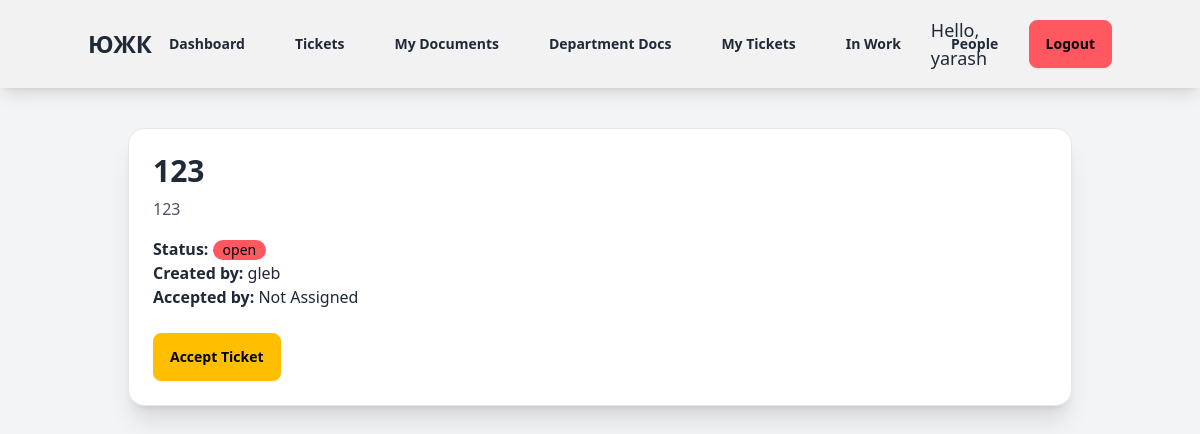
Page /tickets/ticket/12/ (signed in) on the earlier database version.
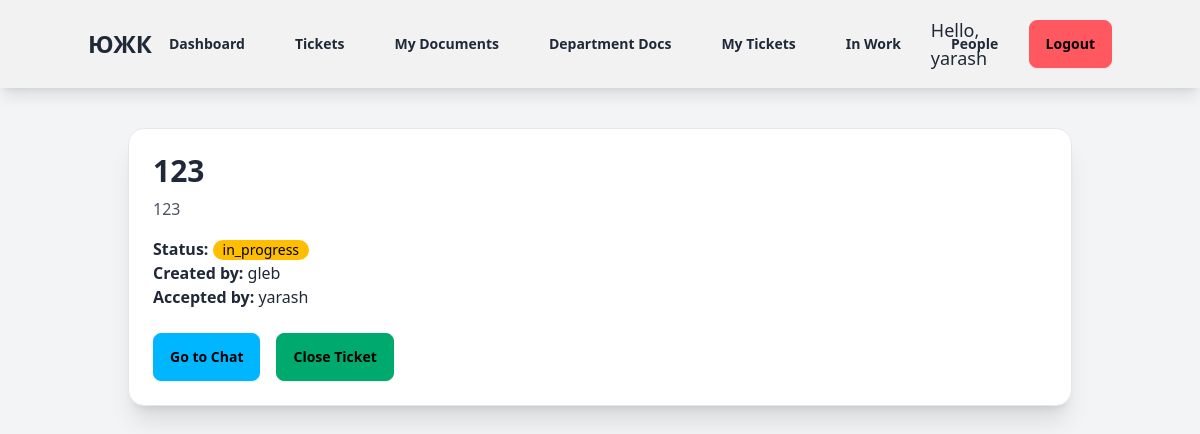
Same page on the later database version.
### tickets/models.py (models this page shows, shortened)
class Ticket(models.Model):
    STATUS_CHOICES = [
        ('open', 'Open'),
        ('in_progress', 'In Progress'),
        ('closed', 'Closed'),
    ]
    title = models.CharField(max_length=200)
    description = models.TextField()
    status = models.CharField(max_length=20, choices=STATUS_CHOICES, default='open')
    created_by = models.ForeignKey(CustomUser, on_delete=models.CASCADE, related_name='tickets_created')
    accepted_by = models.ForeignKey(CustomUser, on_delete=models.CASCADE, related_name='tickets_accepted', null=True, blank=True)
    department = models.ForeignKey(Department, on_delete=models.CASCADE, related_name='tickets', null=True, blank=True)
    position = models.ForeignKey(Position, on_delete=models.CASCADE, related_name='tickets', null=True, blank=True)
    screenshot = models.ImageField(upload_to='tickets/static/ticket_image/', null=True, blank=True)
    due_date = models.DateField(null=True, blank=True)
    created_at = models.DateTimeField(auto_now_add=True)
    updated_at = models.DateTimeField(auto_now=True)

### account/models.py (models this page shows)
class CustomUser(AbstractUser):
    department = models.ForeignKey(Department, on_delete=models.SET_NULL, null=True, blank=True)
    position = models.ForeignKey(Position, on_delete=models.SET_NULL, null=True, blank=True, related_name="users")

### tickets/views.py (the view)
# urls.py: path('ticket/<int:ticket_id>/', views.ticket_detail, name='ticket_detail'),
@login_required
def ticket_detail(request, ticket_id):
    ticket = get_object_or_404(Ticket, id=ticket_id)
    return render(request, 'tickets/ticket_detail.html', {'ticket': ticket})

### templates/tickets/ticket_detail.html (shortened to what this page needs)
{% extends "blog/base.html" %}
{% block content2 %}
<div class="container mx-auto p-6">
    <div class="card bg-base-100 shadow-xl border border-gray-200 p-6">
        <h2 class="text-3xl font-bold mb-2">{{ ticket.title }}</h2>
        <p class="text-gray-600">{{ ticket.description }}</p>
        <div class="mt-4">
            <p><strong>Status:</strong>
                <span class="badge
                    {% if ticket.status == 'open' %}badge-error
                    {% elif ticket.status == 'in_progress' %}badge-warning
                    {% else %}badge-success
                    {% endif %}">
                    {{ ticket.status }}
                </span>
            </p>
            <p><strong>Created by:</strong> {{ ticket.created_by.username }}</p>
            <p><strong>Accepted by:</strong> {{ ticket.accepted_by.username|default:"Not Assigned" }}</p>
        </div>
        <div class="mt-6 flex space-x-4">
            {% if ticket.status == 'open' %}
                {% if ticket.department == request.user.department and ticket.position == request.user.position %}
                <form action="{% url 'tickets:accept_ticket' ticket.id %}" method="post">
                    <button type="submit" class="btn btn-warning">Accept Ticket</button>
                </form>
                {% else %}
                    <p class="text-gray-500">you don't have access rights to accept ticket.</p>
                {% endif %}
            {% elif ticket.status == 'in_progress' %}
                <a href="{% url 'chat:chat_detail' ticket.id %}" class="btn btn-info">Go to Chat</a>
                {% if ticket.department == request.user.department and ticket.position == request.user.position %}
                <form action="{% url 'tickets:close_ticket' ticket.id %}" method="post">
                    <button type="submit" class="btn btn-success">Close Ticket</button>
                </form>
                {% endif %}
            {% else %}
                <p class="text-gray-500">Ticket is closed.</p>
            {% endif %}
        </div>
    </div>
</div>
{% endblock %}

Differences in the rows shown:
changed Ticket "gleb": status "open" → "in_progress"; accepted_by.username "Not Assigned" → "yarash"
Other differences:
text no longer shown: "Accept Ticket"
text now shown: "Go to Chat Close Ticket"
